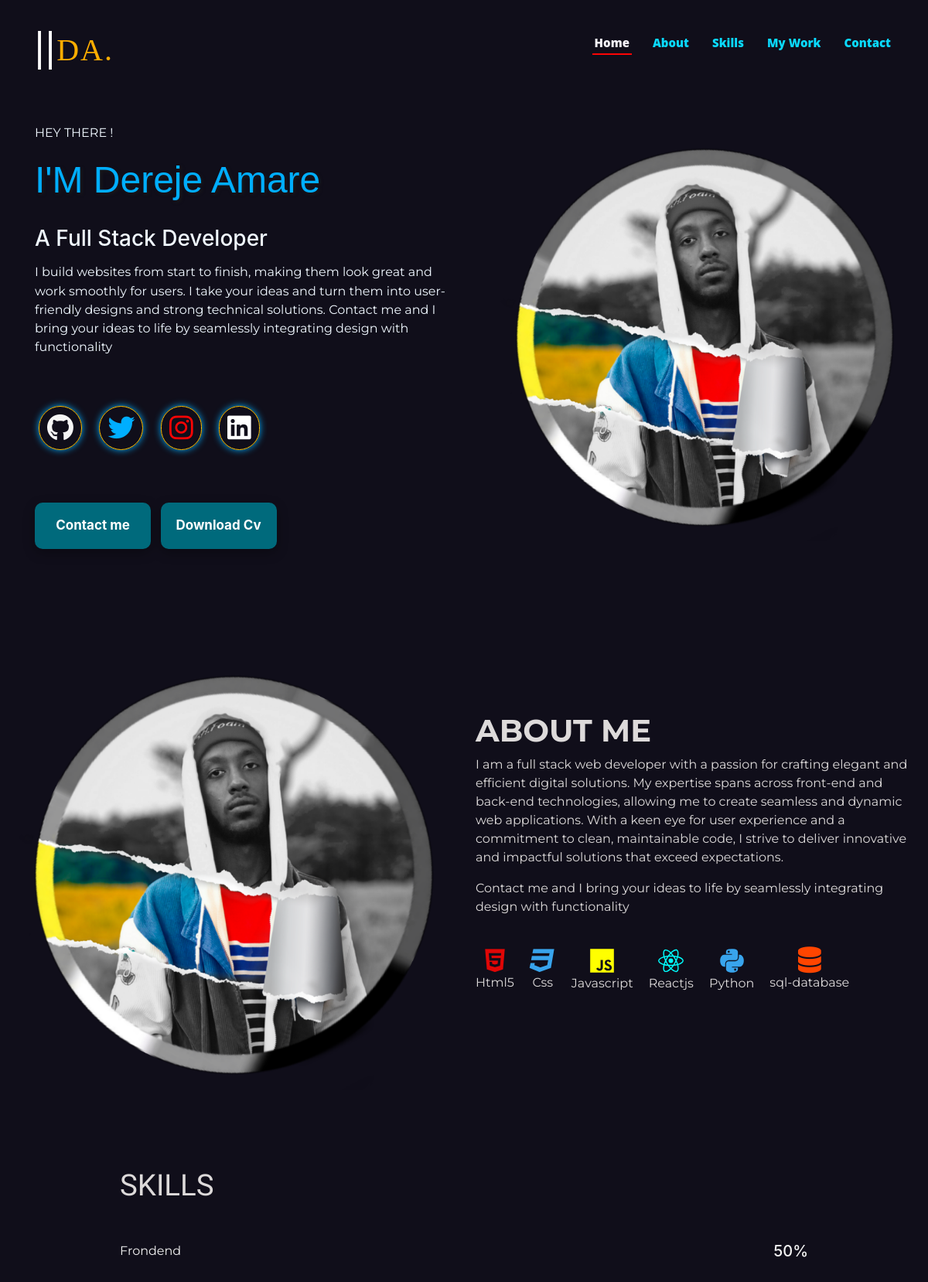
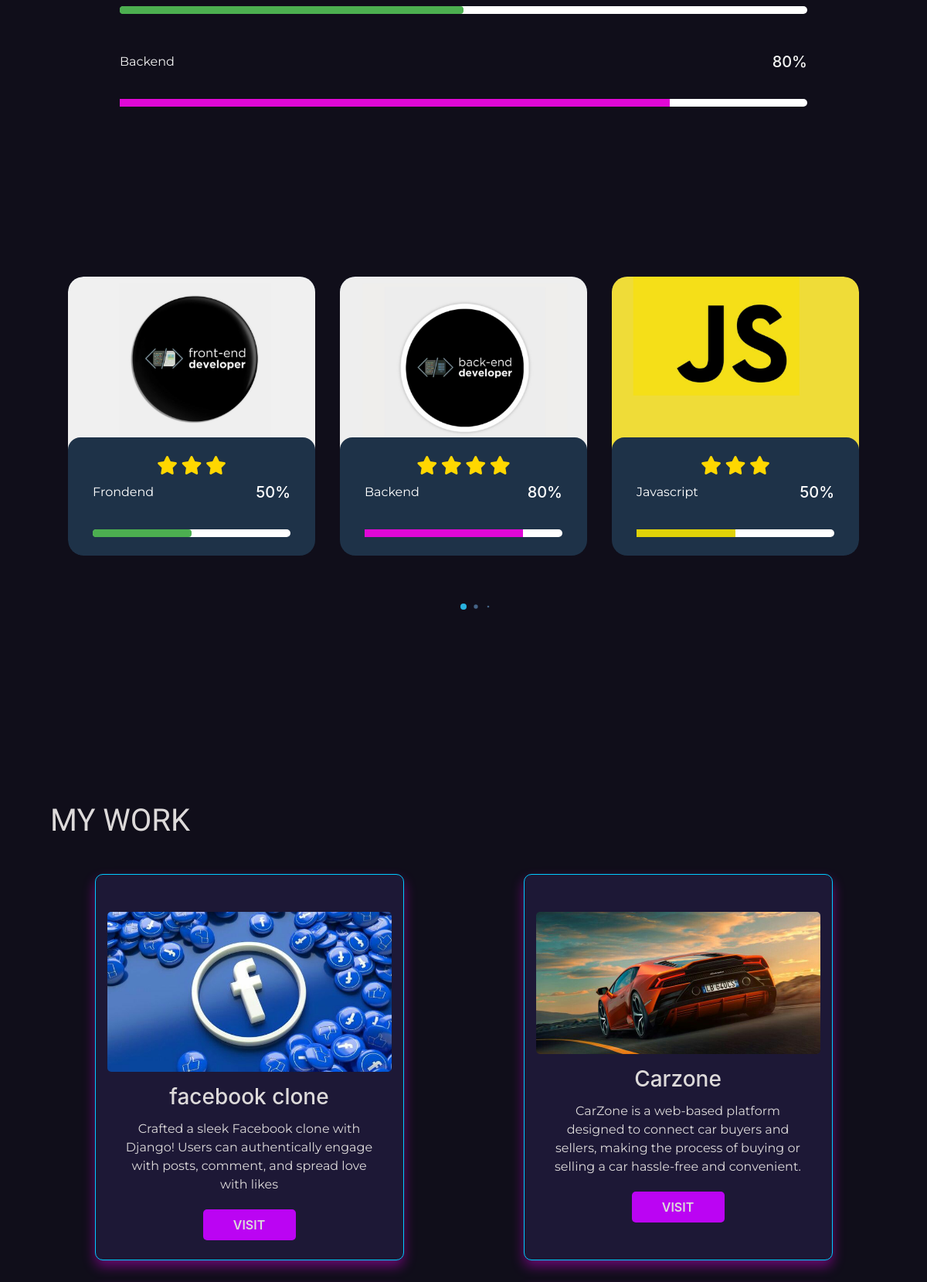
The page / (upper part) on the database its author committed (2 pictures, top to bottom).
### feed/models.py (models this page shows, shortened)
class PersonalInformation(models.Model):
    name_complete = models.CharField(max_length=50, blank=True, null=True)
    avatar = models.URLField(blank=True, null=True)
    mini_about = models.TextField(blank=True, null=True)
    address = models.CharField(max_length=100, blank=True, null=True)
    phone = models.CharField(max_length=20, blank=True, null=True)
    email = models.EmailField(max_length=255, blank=True, null=True)
    cv = models.FileField(upload_to='cv', blank=True, null=True)
    github = models.URLField(blank=True, null=True)
    linkedin = models.URLField(blank=True, null=True)
    facebook = models.URLField(blank=True, null=True)
    twitter = models.URLField(blank=True, null=True)
    instagram = models.URLField(blank=True, null=True)
    mycv = models.URLField(blank=True, null=True)

class About(models.Model):
    title = models.CharField(max_length=20, blank=True, null=True)
    description1 = models.TextField(blank=False, null=True)
    description2 = models.TextField(blank=False, null=True)
    about_avatar = models.URLField(blank=True, null=True)
    photo=models.ImageField(upload_to='image/',null=True,blank=True)

class Projects(models.Model):
    title = models.CharField(max_length=50, blank=True, null=True)
    skill = models.TextField(max_length=230, blank=True, null=True)
    link = models.URLField(blank=True, null=True)
    image = models.URLField(blank=True, null=True)
    photo=models.ImageField(upload_to='image/',null=True,blank=True)

### feed/views.py (the view)
# urls.py: path('',views.home_page,name="main_home" ),
def home_page(request):
    myinfo = PersonalInformation.objects.all()
    myabout = About.objects.all()
    myskills = Projects.objects.all()
    skills = Skills.objects.all()
    context = {
        "info": myinfo,
        "about": myabout,
        "skills": myskills,
        "know": skills
    }
    return render(request, 'feed/home_page.html', context)

### feed/templates/feed/home_page.html (shortened to what this page needs)
{% extends 'feed/base.html' %}
{% load static %}
{% block content %}
    <section class=" descript "  id="home">
        <div class="container ">
            <div class="small-container ">
                <div class="row">
                    <div class="col-md-6 initial-0 aos-init " data-aos="zoom-in" data-aos-delay="200">
                        <p id="hey">HEY THERE !</p>
                {% for infor in info %}
                        <h1 id="name" class="bounce">I'M {{infor.name_complete}} </h1>
                        <h3> A Full Stack Developer</h3>
                        <p> {{infor.mini_about}}</p>
                        <ul class="list-inline py-5">
                            <li class="list-inline-item"><a href="{{infor.github}}"><i class="fab fa-github" style="background: transparent;"></i></a></li>
                            <li class="list-inline-item"><a href="{{infor.instagram}}"><i class="fab fa-twitter"></i></a></li>
                            <li class="list-inline-item"><a href="{{infor.instagram}}"><i class="fab fa-instagram"></i></a></li>
                            <li class="list-inline-item"><a href="{{infor.twitter}}"><i class="fab fa-linkedin" style="background: transparent;"></i></a></li>
                        </ul>
                        <div class="button">
                            <a > <button class="main-button2" id="openPopupBtn">Contact me   </button></a>
                            <a class="main-button ml-2" href="{% url 'download_cv' %}"  rel="noopener noreferrer"> <button id="btn2">Download Cv </i>
                            </button></a>
                        </div>
                    </div>
                    <div class="col-md-6 initial-1 aos-init" data-aos="zoom-in" data-aos-delay="300">
                        <img class="animated-image ml-4" src="{% static 'images/peace.png' %}" alt="">
                    </div>
{% endfor %}
                </div>
            </div>
        </div>
    </section>
    <section class="about its-me " id="about">
        <div class="container2">
            <div class="small-container2 ">
                <div class="row2 initial-3">
                    {% for aboutme in about %}
                    <div class="col-md-6 aos-init" data-aos="fade-up-right" data-aos-delay="700">
                        <img src="{{aboutme.photo.url}}" alt="">
                    </div>
                    <div class="col-md-6 initial-4">
                        <div class="title aos-init" data-aos="zoom-in" data-aos-delay="200">
                            <h1 style="font-weight: bold;">{{aboutme.title}}</h1>
                        </div>
                        <p data-aos="zoom-in" data-aos-delay="200" class="aos-init">{{aboutme.description1}}</p>
                        <p data-aos="zoom-in" data-aos-delay="200" class="aos-init">{{aboutme.description2}}</p>
                        <div class="icons aos-init" data-aos="zoom-in" data-aos-delay="300">
                            <div class="icon-container">
                                <i class="fa fa-html5" style="color: rgb(224, 6, 6);"></i>
                                <p>Html5</p>
                              </div>
                              <div class="icon-container">
                                <i class="fa fa-css3" aria-hidden="true" style="color: #38a4ec;"></i>
                                <p>Css</p>
                              </div>
                              <div class="icon-container">
                                <ion-icon name="logo-javascript" style="color: yellow; font-size: 35px;"></ion-icon>
                                <p>Javascript</p>
                              </div>
                              <div class="icon-container">
                                <ion-icon name="logo-react" style="color: cyan; font-size: 35px;"></ion-icon>
                                <p>Reactjs</p>
                              </div>
                              <div class="icon-container">
                                <ion-icon name="logo-python" style="color: #38a4ec; font-size: 35px;"></ion-icon>
                                <p>Python</p>
                              </div>
                              <div class="icon-container">
                                <i class="fa fa-database" style="color: orangered;"></i>
                                <p>sql-database</p>
                              </div>
                        </div>
                        {% endfor %}
                    </div>
                </div>
            </div>
        </div>
        <article>
            <div class="container skills" id="skills">
                <div class="small-container">
                    <div class="row9  mx-5">
                        <div class="col-md-10 initial-5">
                            <div class="title">
                                <h1 class="">SKILLS</h1>
                            </div>
                            <div class="all-bars">
                                <div class="bars aos-init" data-aos="zoom-in" data-aos-delay="800">
                                    <div class="bar-info">
                                        <p>Frondend</p>
                                        <h5>50%</h5>
                                    </div>
                                    <div class="bar">
                                        <div class="progress" id="oneProgressBar"></div>
                                    </div>
                                </div>
                                <div class="bars aos-init" data-aos="zoom-in" data-aos-delay="300">
                                    <div class="bar-info">
                                        <p>Backend</p>
                                        <h5>80%</h5>
                                    </div>
                                    <div class="bar">
                                        <div class="and" id="oneProgressBar"></div>
                                    </div>
                                </div>
                            </div>
                        </div>
                    </div>
                </div>
                <div class="initial-8 aos-init" data-aos="fade-down-right" data-aos-delay="300">
                    {% include 'feed/index.html' %}
                </div>
            </div>
        </article>
    </section>
    <div class="work">
        <div class="container" id="work">
            <div class="title2">
                <h1>MY WORK</h1>
            </div>
            <div class="small-container ">
                <div class="row3 ">
                    {% for sys in skills %}
                    <div class="card initial-6 py-5 w- aos-init" data-aos="zoom-in" data-aos-delay="500" style="width: 200px; height: 500px;">
                           <img src="{{ sys.photo.url }}" alt=""  >
                        <div class="card-body col-5-info px-3 py-3">
                            <h3 class="pb-1">{{sys.title}}</h3>
                            <p class="pb-1">{{sys.skill}}</p>
                            <button><a href="{{sys.link}}">VISIT</a></button>
                        </div>
                    </div>
                    {% endfor %}
                </div>
            </div>
        </div>
    </div>
{% endblock content %}

### feed/templates/feed/base.html (shortened to what this page needs)
{% load static %}
<!DOCTYPE html>
<html>
<head>
    <link rel="stylesheet" href="https://unpkg.com/aos@next/dist/aos.css" />
    <link rel="stylesheet" href="https://cdnjs.cloudflare.com/ajax/libs/font-awesome/5.15.4/css/all.min.css">
    <link rel="stylesheet" href="https://code.ionicframework.com/ionicons/2.0.1/css/ionicons.min.css">
    <link rel="stylesheet" href="https://unicons.iconscout.com/release/v4.0.0/css/line.css">
    <link rel="stylesheet" href="https://allyoucan.cloud/cdn/icofont/1.0.1/icofont.css">
    <link href='https://cdn.jsdelivr.net/npm/boxicons@2.0.5/css/boxicons.min.css' rel='stylesheet'>
    <link rel="stylesheet" href="https://stackpath.bootstrapcdn.com/bootstrap/4.3.1/css/bootstrap.min.css">
    <link rel="stylesheet" href="{% static 'css/main.css' %}">
    <link rel="stylesheet" href="https://cdnjs.cloudflare.com/ajax/libs/animate.css/4.1.1/animate.min.css"/>
    <link rel="stylesheet" href="https://cdnjs.cloudflare.com/ajax/libs/remixicon/3.5.0/remixicon.css">
    <link rel="stylesheet" href= "{% static 'css/swiper-bundle.min.css' %}">
</head>
<body data-aos-easing="ease" data-aos-duration="1500" data-aos-delay="0">
    {% include 'feed/navbar.html' %}
    {% block content%}
    {% endblock content %}
</body>
</html>

### feed/templates/feed/navbar.html (shortened to what this page needs)
    <header id="header" class="fixed-top ">
        <div class="container-fluid  navbur">
            <div class="navi">
                <div class="col-xl-9 d-flex align-items-center lefty">
                    <h1  class="logo mr-auto" id="just"><a href="{% url 'main_home' %}" id="mainlogo"><span class='text-white' style="font-weight:bolder; font-size:55px">||</span>DA.</a></h1>
                    <nav class="nav-menu d-none d-lg-block float-right">
                        <ul>
                            <nav class="nav-menu d-none d-lg-block float-right">
                                <ul>
                                    {% if request.path == '/contact/' or request.path == '/upload-cv/' %}
                                        <li><a href="{% url 'main_home' %}" id="home-link">Back to Home</a></li>
                                    {% else %}
                                        <li class="active"><a href="#home" id="home-link">Home</a></li>
                                        <li><a href="#about" id="about-link">About</a></li>
                                        <li><a href="#skills" id="skills-link">Skills</a></li>
                                        <li><a href="#work" id="work-link">My Work</a></li>
                                        <li><a href="#contact" id="contact-link">Contact</a></li>
                                    {% endif %}
                                </ul>
                            </nav>
                        </ul>
                    </nav>
                </div>
            </div>
        </div>
    </header>

### feed/templates/feed/index.html (shortened to what this page needs)
{% load static %}
<!DOCTYPE html>
   <html lang="en">
   <head>
      <link rel="stylesheet" href="https://cdnjs.cloudflare.com/ajax/libs/remixicon/3.5.0/remixicon.css">
      <link rel="stylesheet" href= "{% static 'css/swiper-bundle.min.css' %}">
   </head>
   <body>
      <section class="container" id="milk">
         <div class="card__container swiper">
            <div class="card__content">
               <div class="swiper-wrapper">
                  <article class="card__article swiper-slide">
                     <div class="card__image">
                        <img src="{% static 'images/frontend.jpg'%}" alt="image" class="card__img">
                     </div>
                     <div class="card__data">
                      <i class="fas fa-star gold-star"></i>
                      <i class="fas fa-star gold-star"></i>
                      <i class="fas fa-star gold-star"></i>
                        <div class="bar-info mt-2">
                          <p>Frondend</p>
                          <h5>50%</h5>
                      </div>
                      <div class="bar">
                          <div class="progress" id="oneProgressBar"></div>
                      </div>
                     </div>
                  </article>
                  <article class="card__article swiper-slide">
                     <div class="card__image">
                        <img src="{% static 'images/backend.jpg'%}" alt="image" class="card__img" id="nike">
                     </div>
                     <div class="card__data">
                      <i class="fas fa-star gold-star"></i>
                      <i class="fas fa-star gold-star"></i>
                      <i class="fas fa-star gold-star"></i>
                      <i class="fas fa-star gold-star"></i>
                      <div class="bar-info mt-2">
                          <p>Backend</p>
                          <h5>80%</h5>
                      </div>
                      <div class="bar">
                          <div class="and" id="oneProgressBar"></div>
                      </div>
                     </div>
                  </article>
                  <article class="card__article swiper-slide">
                     <div class="card__image">
                        <img src="{% static 'images/js.jpg'%}" alt="image" class="card__img">
                     </div>
                     <div class="card__data">
                      <i class="fas fa-star gold-star"></i>
                      <i class="fas fa-star gold-star"></i>
                      <i class="fas fa-star gold-star"></i>
                        <div class="bar-info mt-2">
                          <p>Javascript</p>
                          <h5>50%</h5>
                      </div>
                      <div class="bar">
                          <div class="hulet" id="oneProgressBar"></div>
                      </div>
                     </div>
                  </article>
               </div>
            </div>
            <div class="swiper-pagination"></div>
         </div>
      </section>
   </body>
</html>

### rows shown on the page
PersonalInformation: name_complete "Dereje Amare", mini_about "I build websites from start to finish, making them look great and work smoothly for users. I take your ideas and turn them into user-friendly designs and strong technical solutions. Contact me and I bring your ideas to life by seamlessly integrating design with functionality"
About: photo (picture), title "ABOUT ME", description1 "I am a full stack web developer with a passion for crafting elegant and efficient digital solutions. My expertise spans across front-end and back-end technologies, allowing me to create seamless and dynamic web applications. With a keen eye for user experience and a commitment to clean, maintainable code, I strive to deliver innovative and impactful solutions that exceed expectations.", description2 "Contact me and I bring your ideas to life by seamlessly integrating design with functionality"
Projects: photo (picture), title "facebook clone", skill "Crafted a sleek Facebook clone with Django! Users can authentically engage with posts, comment, and spread love with likes"
Projects: photo (picture), title "Carzone", skill "CarZone is a web-based platform designed to connect car buyers and sellers, making the process of buying or selling a car hassle-free and convenient."
